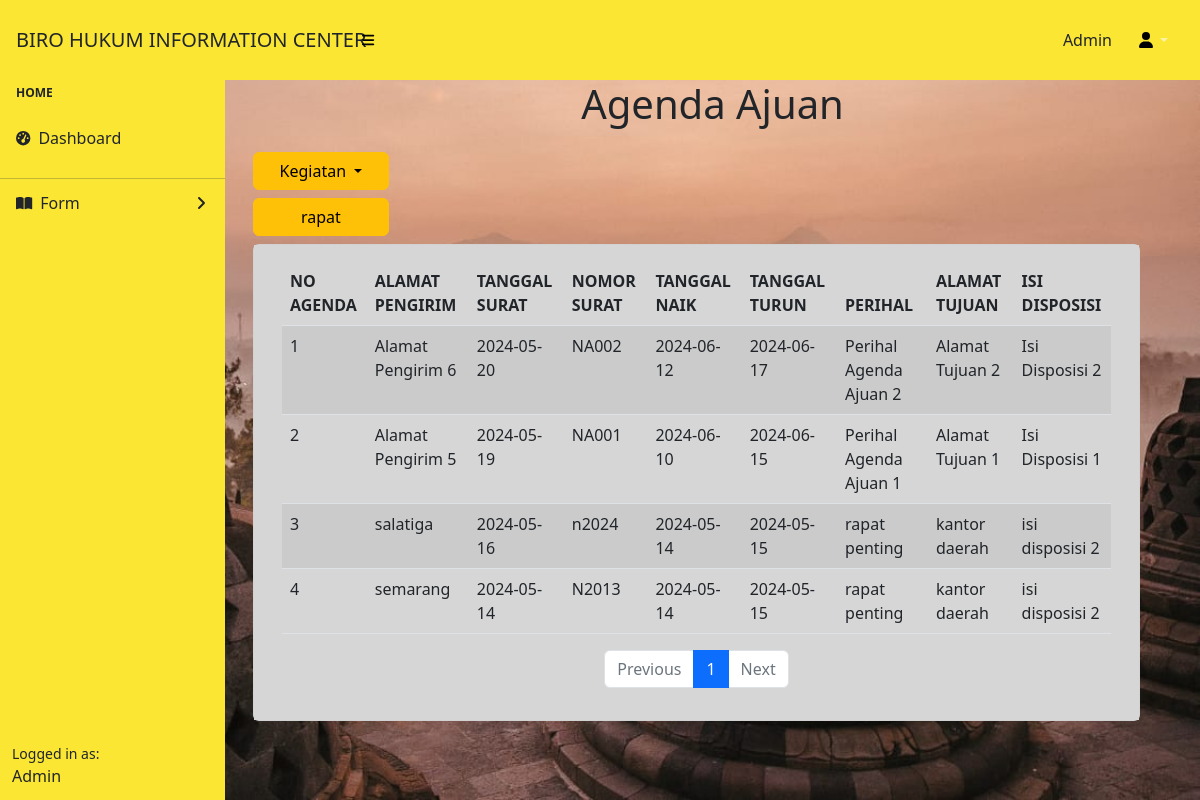
The page /features/agendaA.php on the database its author committed.
### tables this page shows
CREATE TABLE `agenda_ajuan` (
  `no_id` int(11) NOT NULL,
  `alamat_pengirim` varchar(255) DEFAULT NULL,
  `tanggal_surat` date DEFAULT NULL,
  `nomor_surat` varchar(50) DEFAULT NULL,
  `tanggal_naik` date DEFAULT NULL,
  `tanggal_turun` date DEFAULT NULL,
  `perihal` varchar(255) DEFAULT NULL,
  `alamat_tujuan` varchar(255) DEFAULT NULL,
  `isi_disposisi` text DEFAULT NULL
);

### features/dom/tbl-agendaA.php (the view)
<?php
include 'koneksi.php';
$items_per_page = 5;
$page = isset($_GET['page']) ? (int)$_GET['page'] : 1;
$offset = ($page - 1) * $items_per_page;
$query = "SELECT no_id, alamat_pengirim, tanggal_surat, nomor_surat, tanggal_naik, tanggal_turun, perihal, alamat_tujuan, isi_disposisi
          FROM agenda_ajuan
          ORDER BY tanggal_surat DESC
          LIMIT $items_per_page OFFSET $offset";
$hasil = mysqli_query($koneksi, $query);
$total_query = "SELECT COUNT(*) AS total FROM agenda_ajuan";
$total_result = mysqli_query($koneksi, $total_query);
$total_row = mysqli_fetch_assoc($total_result);
$total_items = $total_row['total'];
$total_pages = ceil($total_items / $items_per_page);
echo '<div class="container">';
if ($hasil && mysqli_num_rows($hasil) > 0) {
    echo '<table class="table table-striped">';
    echo '<thead>';
    echo '  <tr>';
    echo '    <th>NO AGENDA</th>';
    echo '    <th>ALAMAT PENGIRIM</th>';
    echo '    <th>TANGGAL SURAT</th>';
    echo '    <th>NOMOR SURAT</th>';
    echo '    <th>TANGGAL NAIK</th>';
    echo '    <th>TANGGAL TURUN</th>';
    echo '    <th>PERIHAL</th>';
    echo '    <th>ALAMAT TUJUAN</th>';
    echo '    <th>ISI DISPOSISI</th>';
    echo '  </tr>';
    echo '</thead>';
    echo '<tbody>';
    $no_agenda = $offset + 1;
    while ($row = mysqli_fetch_assoc($hasil)) {
        echo '<tr>';
        echo "  <td>{$no_agenda}</td>";
        echo "  <td>{$row['alamat_pengirim']}</td>";
        echo "  <td>{$row['tanggal_surat']}</td>";
        echo "  <td>{$row['nomor_surat']}</td>";
        echo "  <td>{$row['tanggal_naik']}</td>";
        echo "  <td>{$row['tanggal_turun']}</td>";
        echo "  <td>{$row['perihal']}</td>";
        echo "  <td>{$row['alamat_tujuan']}</td>";
        echo "  <td>{$row['isi_disposisi']}</td>";
        echo '</tr>';
        $no_agenda++;
    }
    echo '</tbody>';
    echo '</table>';
    echo '<nav aria-label="Page navigation">';
    echo '  <ul class="pagination d-flex justify-content-center">';
    if ($page > 1) {
        $previous_page = $page - 1;
        echo "    <li class='page-item'><a class='page-link' href='tbl-agendaA.php?page=$previous_page'>Previous</a></li>";
    } else {
        echo "    <li class='page-item disabled'><a class='page-link'>Previous</a></li>";
    }
    for ($i = 1; $i <= $total_pages; $i++) {
        $active = ($i === $page) ? 'active' : '';
        echo "    <li class='page-item $active'><a class='page-link' href='tbl-agendaA.php?page=$i'>$i</a></li>";
    }
    if ($page < $total_pages) {
        $next_page = $page + 1;
        echo "    <li class='page-item'><a class='page-link' href='tbl-agendaA.php?page=$next_page'>Next</a></li>";
    } else {
        echo "    <li class='page-item disabled'><a class='page-link'>Next</a></li>";
    }
    echo '  </ul>';
    echo '</nav>';
} else {
    echo "Tidak ada data agenda ajuan yang ditemukan.";
}
echo '</div>';

### rows shown on the page
agenda_ajuan: alamat_pengirim "Alamat Pengirim 6", tanggal_surat "2024-05-20", nomor_surat "NA002", tanggal_naik "2024-06-12", tanggal_turun "2024-06-17", perihal "Perihal Agenda Ajuan 2", alamat_tujuan "Alamat Tujuan 2", isi_disposisi "Isi Disposisi 2"
agenda_ajuan: alamat_pengirim "Alamat Pengirim 5", tanggal_surat "2024-05-19", nomor_surat "NA001", tanggal_naik "2024-06-10", tanggal_turun "2024-06-15", perihal "Perihal Agenda Ajuan 1", alamat_tujuan "Alamat Tujuan 1", isi_disposisi "Isi Disposisi 1"
agenda_ajuan: alamat_pengirim "salatiga", tanggal_surat "2024-05-16", nomor_surat "n2024", tanggal_naik "2024-05-14", tanggal_turun "2024-05-15", perihal "rapat penting", alamat_tujuan "kantor daerah", isi_disposisi "isi disposisi 2"
agenda_ajuan: alamat_pengirim "semarang", tanggal_surat "2024-05-14", nomor_surat "N2013", tanggal_naik "2024-05-14", tanggal_turun "2024-05-15", perihal "rapat penting", alamat_tujuan "kantor daerah", isi_disposisi "isi disposisi 2"
